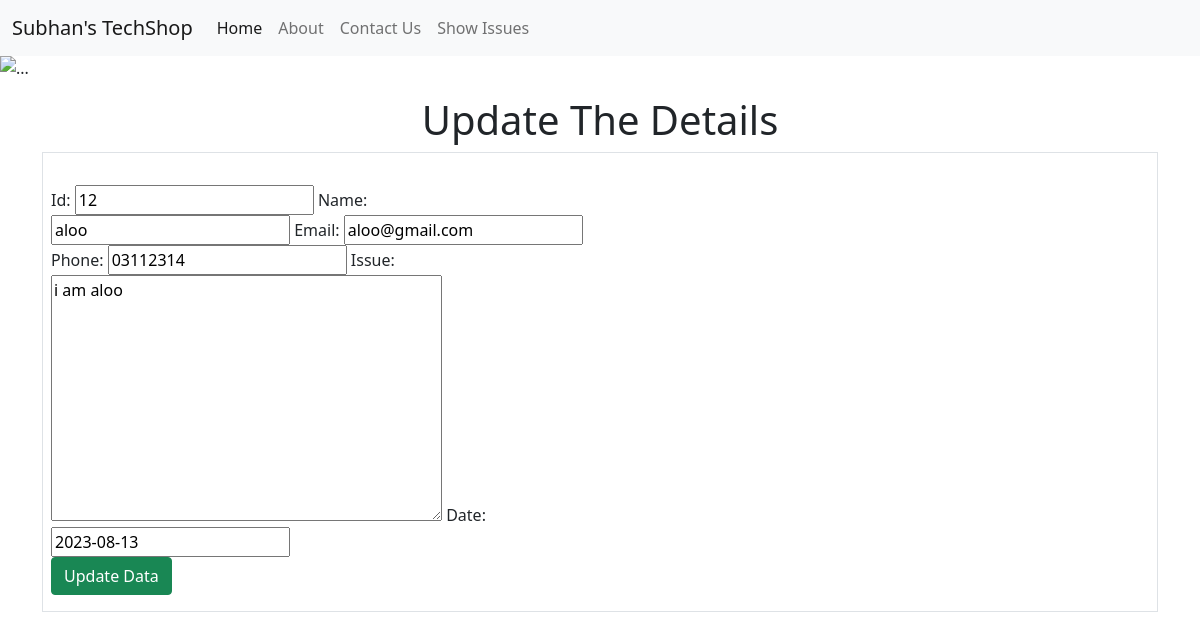
/update/12, run on the app's committed database.
### home/models.py (models this page shows, shortened)
class Contact(models.Model):
    id = models.IntegerField(primary_key=True)
    name = models.CharField(max_length=100)
    email = models.CharField(max_length=100)
    phone = models.CharField(max_length=100)
    issue = models.TextField(max_length=100)
    date = models.DateField()

### home/views.py (the view)
# urls.py: path("update/<int:id>", views.update, name="update"),
def update(request, id):
    updateData = Contact.objects.get(id=id)
    form = UpdateForm(instance=updateData)
    if request.method == "POST":
        form = UpdateForm(request.POST, instance=updateData)
        if form.is_valid():
            form.save()
        return redirect("/services")
    context = {"form": form}
    return render(request, "update.html", context)

### home/forms.py
class UpdateForm(ModelForm):
    class Meta:
        model = Contact
        fields = "__all__"

### templates/update.html (shortened to what this page needs)
{% extends 'base.html' %} {% block content %}
<div class="container-fluid px-0 mb-3">
  <img
    src="https://source.unsplash.com/1600x400/?phone,contact"
    class="d-block w-100"
    alt="..."
  />
</div>
<div class="container">
  <h1 class="text-center">Update The Details</h1>
  <form class="row g-3 border m-0 py-3" method="post" action="/contact">
    <div class="col-md-6">
      {{form}}
      <div class="col-12">
        <button type="submit" class="btn btn-success">Update Data</button>
      </div>
    </div>
  </form>
</div>
{% endblock content %}

### data on the page
Contact: id "12", name "aloo", email "aloo@gmail.com", phone "03112314", issue "i am aloo", date "2023-08-13"
